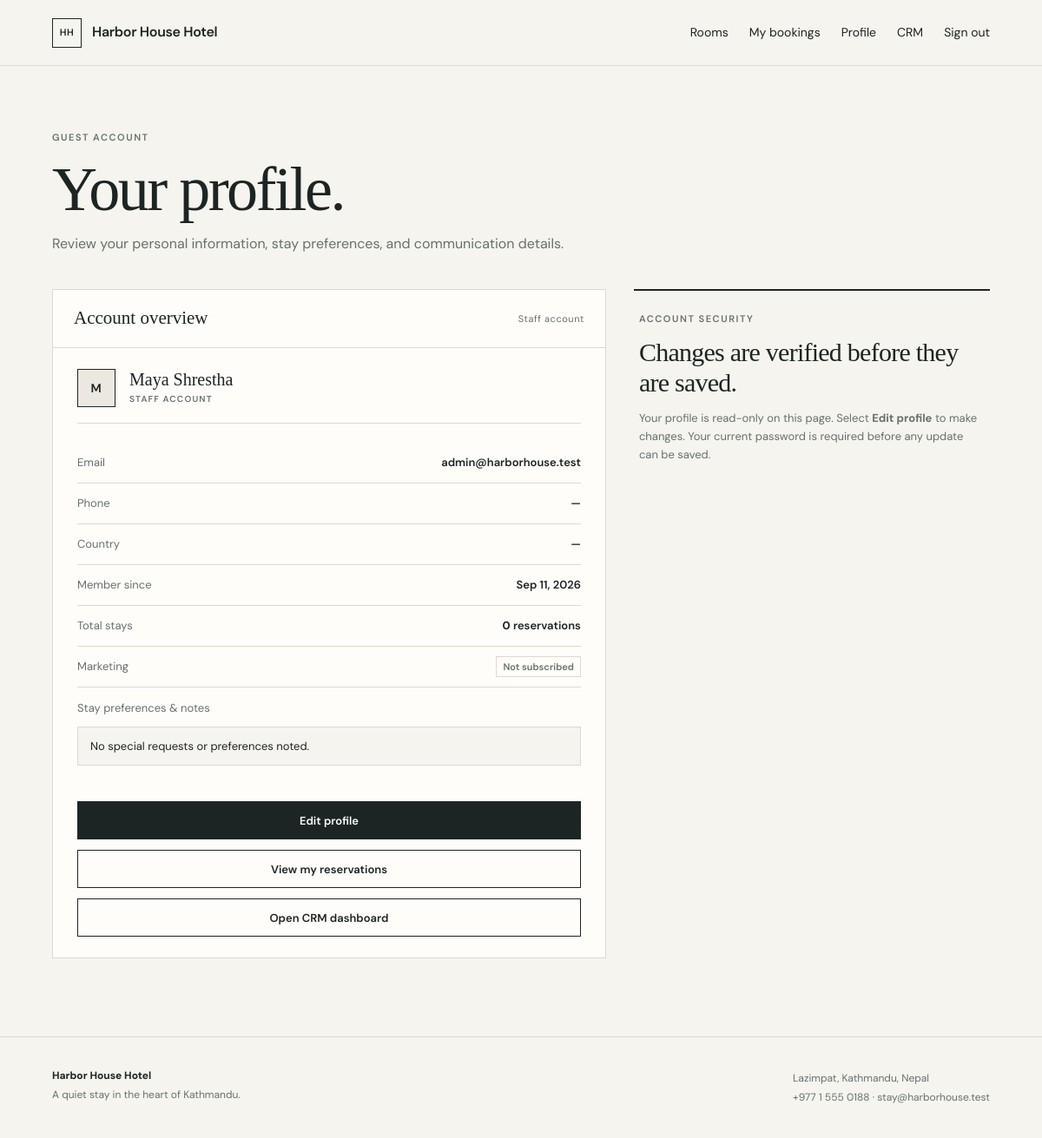
The page /profile/ (signed in) on the database as committed earlier.
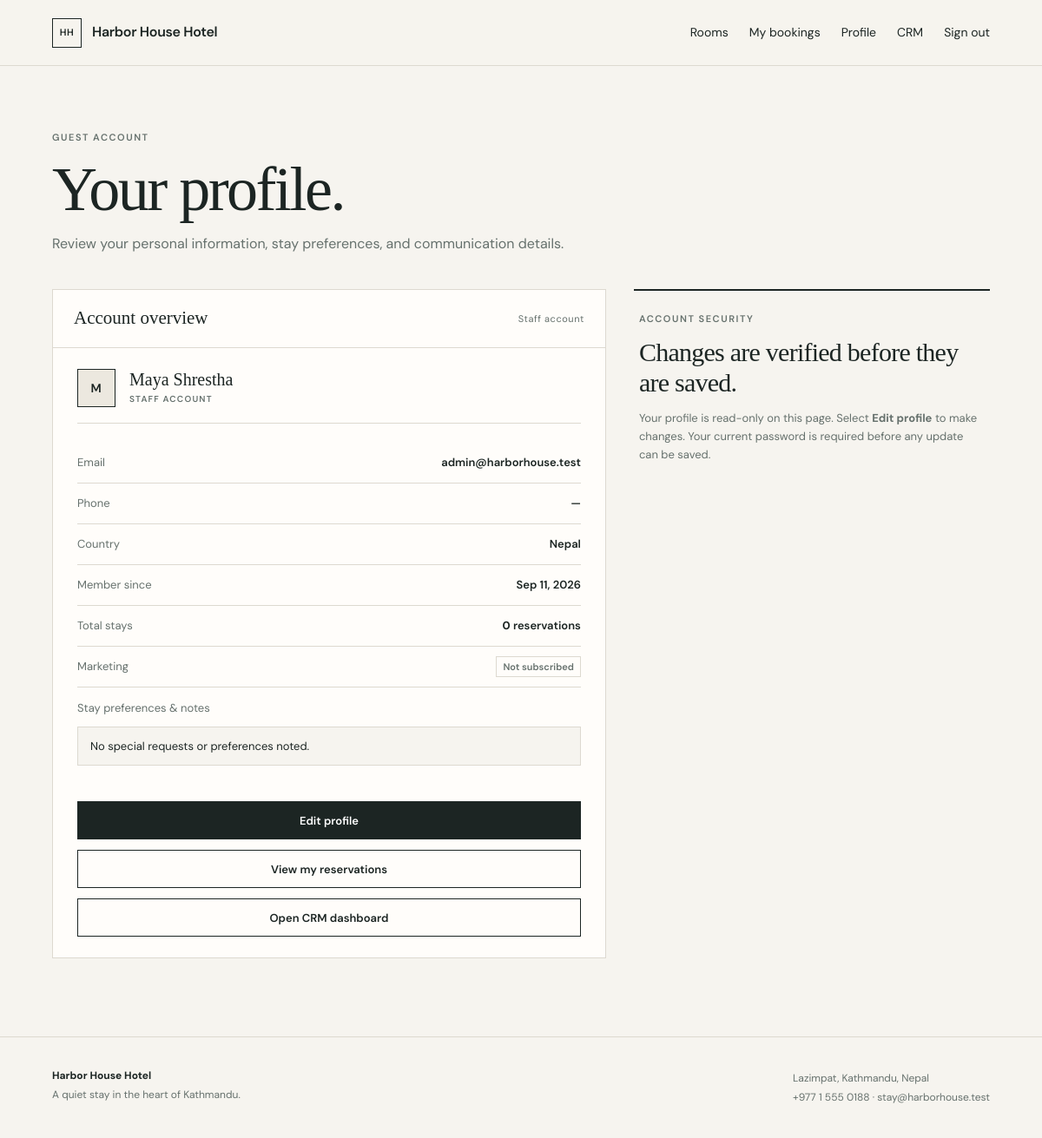
The same page on the database as committed later.
### hotel/models.py (models this page shows, shortened)
class GuestProfile(models.Model):
    user = models.OneToOneField(settings.AUTH_USER_MODEL, on_delete=models.CASCADE)
    phone = models.CharField(max_length=40, blank=True)
    country = models.CharField(max_length=80, blank=True)
    notes = models.TextField(blank=True)
    marketing_opt_in = models.BooleanField(default=False)

### hotel/views.py (the view)
# urls.py: path("profile/", views.profile_view, name="profile"),
@login_required
def profile_view(request):
    profile, _ = GuestProfile.objects.get_or_create(user=request.user)
    bookings = profile.bookings.select_related("room", "room__room_type").order_by("-created_at")
    return render(request, "hotel/profile.html", {
        **hotel_context(),
        "profile": profile,
        "bookings": bookings,
        "booking_count": bookings.count(),
    })

### hotel/views.py (called while the page is built)
def hotel_context():
    return {"hotel": HotelProfile.objects.first()}

### templates/hotel/profile.html (shortened to what this page needs)
{% extends "base.html" %}
{% load static %}
{% block content %}
<section class="page-heading compact">
  <p class="eyebrow">GUEST ACCOUNT</p>
  <h1>Your profile.</h1>
  <p>Review your personal information, stay preferences, and communication details.</p>
</section>
<section class="profile-grid">
  <div class="profile-card">
    <div class="panel-heading">
      <h2>Account overview</h2>
      <span>{% if request.user.is_staff %}Staff account{% else %}Guest account{% endif %}</span>
    </div>
    <div class="profile-card-body">
      <div class="profile-identity">
        <span class="brand-mark profile-brand-mark">
          {{ request.user.first_name|first|default:request.user.email|first|upper }}
        </span>
        <div class="profile-identity-text">
          <h3>{{ request.user.get_full_name|default:request.user.email }}</h3>
          <p class="eyebrow">{% if request.user.is_staff %}STAFF ACCOUNT{% else %}HOTEL GUEST{% endif %}</p>
        </div>
      </div>
      <dl class="profile-dl">
        <div>
          <dt>Email</dt>
          <dd>{{ request.user.email }}</dd>
        </div>
        <div>
          <dt>Phone</dt>
          <dd>{{ profile.phone|default:"—" }}</dd>
        </div>
        <div>
          <dt>Country</dt>
          <dd>{{ profile.country|default:"—" }}</dd>
        </div>
        <div>
          <dt>Member since</dt>
          <dd>{{ request.user.date_joined|date:"M j, Y" }}</dd>
        </div>
        <div>
          <dt>Total stays</dt>
          <dd><strong>{{ booking_count }}</strong> reservation{{ booking_count|pluralize }}</dd>
        </div>
        <div>
          <dt>Marketing</dt>
          <dd>
            {% if profile.marketing_opt_in %}
            <span class="status status-available">Subscribed</span>
            {% else %}
            <span class="status status-checked_out">Not subscribed</span>
            {% endif %}
          </dd>
        </div>
        <div class="profile-dl-block">
          <dt>Stay preferences &amp; notes</dt>
          <dd>{{ profile.notes|default:"No special requests or preferences noted." }}</dd>
        </div>
      </dl>
      <div class="profile-card-actions">
        <a class="button button-dark" href="{% url 'profile_edit' %}">Edit profile</a>
        <a class="button button-light" href="{% url 'my_bookings' %}">View my reservations</a>
        {% if request.user.is_staff %}
        <a class="button button-light" href="{% url 'crm_dashboard' %}">Open CRM dashboard</a>
        {% endif %}
      </div>
    </div>
  </div>
  <aside class="profile-security-note">
    <p class="eyebrow">ACCOUNT SECURITY</p>
    <h2>Changes are verified before they are saved.</h2>
    <p>Your profile is read-only on this page. Select <strong>Edit profile</strong> to make changes. Your current
      password is required before any update can be saved.</p>
  </aside>
</section>
{% endblock %}

Rows that differ between the two databases and show on the page:
changed GuestProfile "No special requests or preferences noted.": country "—" → "Nepal"
